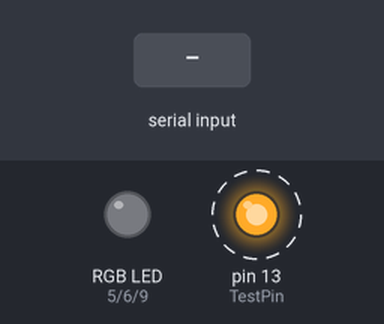
Simulated run of this sketch. Board: Arduino Uno, built with avr-gcc and run on an emulated ATmega328P. Parts: an RGB LED mixed from three pins (HIGH = lit), output pins drawn as LEDs (lit = HIGH). Dashed ring = blinking. Inputs (shaded band) come from the test bench. Dim RGB values are drawn brighter than linear.

Above: at 4.27 s.
4.3 s: byte 255 (0xff) received over Serial
At 4.54 s:
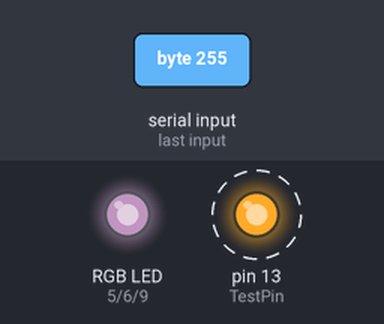
7.3 s: byte 255 (0xff) received over Serial
At 7.53 s:
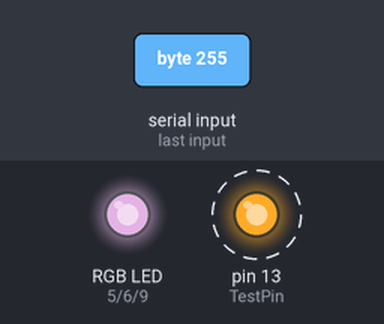
Timing chart, 0 to 16.3 s (numbered marks = the images above; inputs shaded):
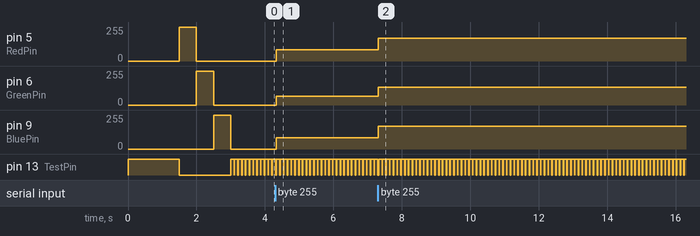

Measured:
- after the input at 4.3 s, pin 5 (RedPin), pin 9 (BluePin): 0/255 → 85/255 at once; pin 6 (GreenPin): 0/255 → 66/255 at once
- after the input at 7.3 s, pin 5 (RedPin), pin 9 (BluePin): 85/255 → 170/255 at once; pin 6 (GreenPin): 66/255 → 133/255 at once
- by itself, pin 13 (TestPin): alternates HIGH for 0.10 s and LOW for 0.01 s

The sketch:

ArduinoReciever.pde
```cpp
int red, green, blue; //red, green and blue values
int RedPin = 5;
int GreenPin = 6;
int BluePin = 9;
int TestPin = 13;

const int smoothing = 3;
byte readings[3][smoothing];
int index[3];
int total[3];

void setup()
{

  Serial.begin(9600);
  pinMode(RedPin, OUTPUT);
  pinMode(GreenPin, OUTPUT);
  pinMode(BluePin, OUTPUT);
  pinMode(TestPin, OUTPUT);
  //initial values (no significance)
  int red = 0;
  int blue = 123;
  int green = 0;

  testColor(TestPin);
  testColor(TestPin);
  testColor(TestPin);

  testColor(RedPin);
  testColor(GreenPin);
  testColor(BluePin);

  reset();
}

void loop()
{
 // if (Serial.available() >= 4) {
    if(Serial.read() == 0xff){
      putValue(arrayloc(RedPin), Serial.read());
      putValue(arrayloc(GreenPin), Serial.read());
      putValue(arrayloc(BluePin), Serial.read());
    }
    else {
      digitalWrite (TestPin, HIGH);
      delay(100);
      digitalWrite (TestPin, LOW);
    }
 // }
  writeAll();
  delay(10);
}

void writeAll() {
  analogWrite (RedPin, map(getValue(arrayloc(RedPin)),0,255,0,255));
  analogWrite (GreenPin,  map(getValue(arrayloc(GreenPin)),0,255,0,200));
  analogWrite (BluePin,  map(getValue(arrayloc(BluePin)),0,255,0,255));
}

void testColor(int pin) {
  digitalWrite (pin, HIGH);
  delay(500);
  digitalWrite (pin, LOW);
}

int arrayloc(int pin) {
  if (pin == RedPin) return 0;
  if (pin == GreenPin) return 1;
  return 2;
}

void reset() {
  for (int i = 0; i < 3; i++) {
    resetReadings(i);
  }

  index[0] = 0;
  index[1] = 0;
  index[2] = 0;

  total[0] = 0;
  total[1] = 0;
  total[2] = 0;
}

void resetReadings(int arrayloc) {
  for (int thisReading = 0; thisReading < smoothing; thisReading++)
    readings[arrayloc][thisReading] = 0;
}

void putValue(byte arrayloc,byte value) {
  total[arrayloc] -=  readings[arrayloc][index[arrayloc]];
  readings[arrayloc][index[arrayloc]] = value;
  total[arrayloc] +=  readings[arrayloc][index[arrayloc]];
  index[arrayloc]++;
  if (index[arrayloc] >= smoothing)
    index[arrayloc] = 0;
}

byte getValue(byte arrayloc) {
  return  total[arrayloc] / smoothing;
}
```
